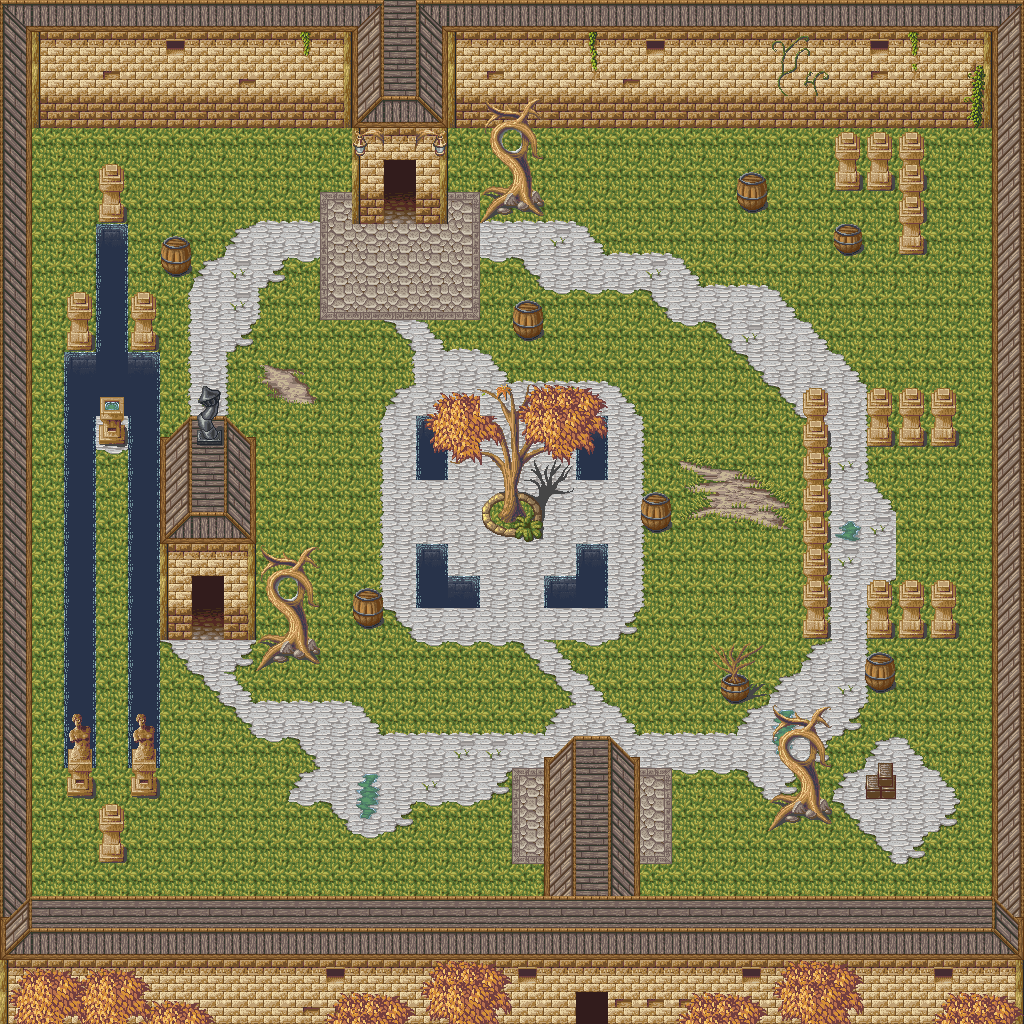

Tiled map render using the project's own tile images. Description and the map definition, with tile-layer contents summarised, below:
An orthogonal 32x32 tile map with 32x32 px tiles, 3 tile layers (ground, top, leaves).

<map version="1.0" orientation="orthogonal" width="32" height="32" tilewidth="32" tileheight="32">
 <tileset firstgid="1" name="Mage City" tilewidth="32" tileheight="32">
  <image source="fantasy/magecity_0.png" width="256" height="1450" />
 </tileset>
 <layer name="ground" width="32" height="32">
  <data>[1024 cells, 1004 non-empty, 71 distinct tile ids]</data>
 </layer>
 <layer name="top" width="32" height="32">
  <data>[1024 cells, 133 non-empty, 68 distinct tile ids]</data>
 </layer>
 <layer name="leaves" width="32" height="32">
  <data>[1024 cells, 80 non-empty, 27 distinct tile ids]</data>
 </layer>
</map>
